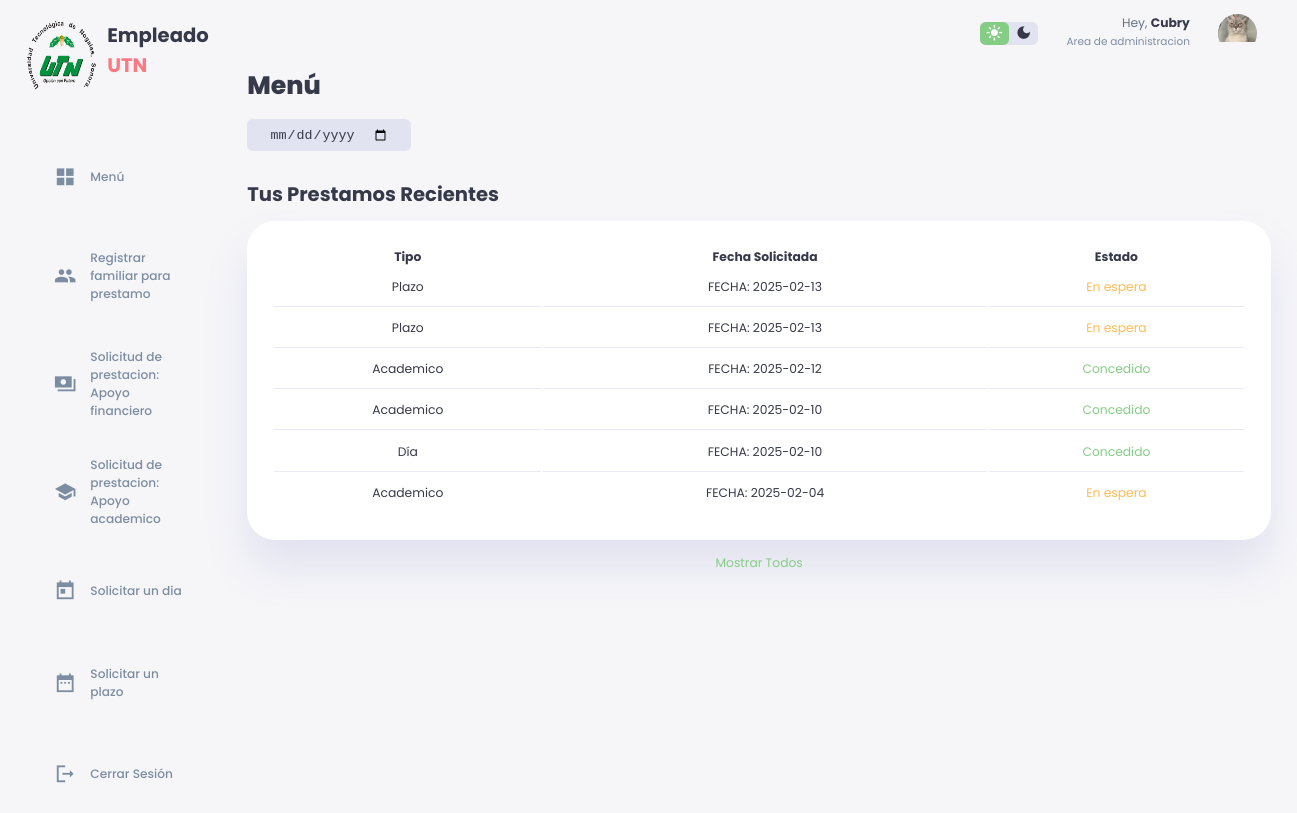
Screenshot of /indexEmpleado.php (signed in) with the database file from the repository.
### tables this page shows
CREATE TABLE `empleado_prestacion` (
  `Numero_Empleado` int(11) NOT NULL,
  `Id_Prestacion` int(11) NOT NULL,
  `Tipo` varchar(40) NOT NULL,
  `Fecha_Solicitada` date NOT NULL DEFAULT current_timestamp(),
  `Fecha_Otorgada` date DEFAULT NULL
);

### indexEmpleado.php (the view, shortened to what this page needs)
<?php
require_once("conn.php");
?>
<!DOCTYPE html>
<html lang="en">
<head>
    <link rel="stylesheet" href="./styleEmpleado.css">
</head>
<body>
    <div class="container">
        <aside>
            <div class="top">
                <div class="logo">
                        <img src="./images/logo.png.png">
                        <h2>Empleado<span class="danger">
                            UTN</span> </h2>
                </div>
            </div>
            <div class="sidebar">
                <a href="#">
                    <span class="material-icons-sharp">grid_view</span>
                    <h3>Menú</h3>
                </a>
                <a href="registrarfamiliares.php">
                    <span class="material-icons-sharp">people</span>
                    <h3>Registrar familiar para prestamo</h3>
                </a>
                <a href="SOLICITUDprestacionesfinancieras.php">
                    <span class="material-icons-sharp">payments</span>
                    <h3>Solicitud de prestacion: Apoyo financiero</h3>
                </a>
                <a href="SOLICITUDprestacionapoyoacademico.php">
                    <span class="material-icons-sharp">school</span>
                    <h3>Solicitud de prestacion: Apoyo academico</h3>
                </a>
                <a href="SOLICITUDprestaciondia.php">
                    <span class="material-icons-sharp">today</span>
                    <h3>Solicitar un dia</h3>
                </a>
                <a href="SOLICITUDprestacionplazo.php">
                    <span class="material-icons-sharp">date_range</span>
                    <h3>Solicitar un plazo</h3>
                </a>
                <a href="#" onclick="event.preventDefault(); document.getElementById('logout-form').submit();">
                    <span class="material-icons-sharp">logout</span>
                    <h3>Cerrar Sesión</h3>
                </a>
            </div>
        </aside>
    <div class="contenido">
        <div class="top">
                <div class="theme-toggler">
                    <span class="material-icons-sharp active">light_mode</span>
                    <span class="material-icons-sharp">dark_mode</span>
                </div>
                <div class="profile">
                    <div class="info">
                    <?php
                    echo '<p>Hey, <b>'.htmlspecialchars($_SESSION['Nombre_Empleado']).'</b></p>
                        <small class="text-muted">'.htmlspecialchars($_SESSION['Area']).'</small>';
                    ?>
                    </div>
                    <div class="profile-photo">
                        <img src="./images/profile-1.jpg.jpeg">
                    </div>
                </div>
        </div>
        <main>
            <h1>Menú</h1>
            <div class="date">
                <input type="date">
            </div>
            <div class="prestamos-recientes">
                <h2>Tus Prestamos Recientes</h2>
                <table>
                    <thead>
                        <tr>
                    <th>Tipo</th>
                    <th>Fecha Solicitada</th>
                    <th>Estado</th>
                    </thead>
                    <tbody>
            <?php
                    $querySPR = $conn->prepare("SELECT * FROM empleado_prestacion WHERE Numero_Empleado = ? ORDER BY Fecha_Solicitada DESC LIMIT 6");
                    $querySPR->bind_param("i", $_SESSION['Numero_Empleado']);
                    $querySPR->execute();
                    $resultSPR = $querySPR->get_result();
                    while($rowSPR = $resultSPR->fetch_assoc())
                    {
                      echo "<div class='benefits-container'>";
                      echo "<td>".$rowSPR['Tipo']."</td>";
                      echo "<td>FECHA: ".$rowSPR['Fecha_Solicitada']."</td>";
                        if (is_null($rowSPR['Fecha_Otorgada']))
                        {
                            echo "<td class=".'warning'.">En espera</td>";
                        }
                        else
                        {
                            echo "<td class=".'success'.">Concedido</td>";
                        }
                    }
            ?>
                    </tbody>
                </table>
                <a href="">Mostrar Todos</a>
            </div>
        </main>
    </div>
</div>
</body>
</html>

### styleEmpleado.css (style rules this page uses)
:root { --color-primary: #85cd85; --color-danger: #ff7782; --color-success: #85cd85; --color-warning: #ffbb55; --color-white: #fff; --color-info-dark: #7d8da1; --color-info-light: #dce1eb; --color-dark: #363949; --color-light: rgba(132, 139, 200, 0.18); --color-primary-variant: #111e88; --color-dark-variant: #677483; --color-background: #f6f6f9; --card-border-radius: 2rem; --border-radius-1: 0.4rem; --border-radius-2: 0.8rem; --border-radius-3: 1.2rem; --card-padding: 1.8rem; --padding-1: 1.2rem; --box-shadow: 0 2rem 3rem var(--color-light) }
* { margin: 0; padding: 0; outline: 0; appearance: 0; border: 0; text-decoration: none; list-style: none; box-sizing: border-box; }
html { font-size: 14px; }
body { width: 100vw; height: 100vh; font-family: poppins, sans-serif; font-size: 0.88rem; background: var(--color-background); user-select: none; overflow-x: hidden; color: var(--color-dark); }
.container { display: grid; width: 96%; margin: 0 auto; gap: 1.8rem; grid-template-columns: 14rem auto; }
a { color: var(--color-dark); }
img { display: block; width: 100%; }
h1 { font-weight: 800; font-size: 1.8rem; }
h2 { font-size: 1.4rem; }
h3 { font-size: 0.87rem; }
small { font-size: 0.75rem; }
.profile-photo { width: 2.8rem; height: 2.8rem; border-radius: 50%; overflow: hidden; }
.text-muted { color: var(--color-info-dark); }
p { color: var(--color-dark-variant); }
b { color: var(--color-dark); }
.danger { color: var(--color-danger); }
.success { color: var(--color-success); }
.warning { color: var(--color-warning); }
aside { height: 100vh; }
aside .top { display: flex; align-items: center; justify-content: space-between; margin-top: 1.4rem; }
aside .logo { display: flex; gap: 0.8rem; }
aside .logo img { width: 5rem; height: 5rem; }
aside .sidebar { display: flex; flex-direction: column; height: 86vh; position: relative; top: 3rem; }
aside h3 { font-weight: 500; }
aside .sidebar a { display: flex; color: var(--color-info-dark); margin: 2rem; gap: 1rem; align-items: center; position: relative; height: 3.7rem; transition: all 300 ease; }
aside .sidebar a span { font-size: 1.6rem; transition: all 300ms ease; }
.contenido .top { display: flex; justify-content: flex-end; align-items: center; padding: 1rem; background: transparent; border-radius: var(--border-radius-2); margin-bottom: 0; }
.contenido .top { display: flex; justify-content: end; gap: 2rem; }
.contenido .theme-toggler { background-color: var(--color-light); display: flex; justify-content: space-between; align-items: center; height: 1.6rem; width: 4.2rem; cursor: pointer; border-radius: var(--border-radius-1); }
.contenido .theme-toggler span { font-size: 1.2rem; width: 50%; height: 100%; display: flex; align-items: center; justify-content: center; }
.contenido .theme-toggler span.active { background: var(--color-primary); color: white; border-radius: var(--border-radius-1); }
.contenido .top .profile { display: flex; gap: 2rem; text-align: right; }
main .date { display: inline-block; background: var(--color-light); border-radius: var(--border-radius-1); margin-top: 1rem; padding: 0.5rem 1.6rem; }
main .date input { background: transparent; color: var(--color-dark); }
main .prestamos-recientes { margin-top: 2rem; }
main .prestamos-recientes h2 { margin-bottom: 0.8rem; }
main .prestamos-recientes a { text-align: center; display: block; margin: 1rem auto; color: var(--color-primary); }
main .prestamos-recientes table { background: var(--color-white); width: 100%; border-radius: var(--card-border-radius); padding: var(--card-padding); text-align: center; box-shadow: var(--box-shadow); transition: all 300ms ease; justify-content: center; }
main table tbody td { height: 2.8rem; border-bottom: 1px solid var(--color-light); color: var(--color-dark-variants); }
main table tbody tr:last-child td { border: none; }

### rows the page displays
empleado_prestacion: Tipo "Plazo", Fecha_Solicitada "2025-02-13", shows "En espera"
empleado_prestacion: Tipo "Plazo", Fecha_Solicitada "2025-02-13", shows "En espera"
empleado_prestacion: Tipo "Academico", Fecha_Solicitada "2025-02-12", Fecha_Otorgada "Concedido"
empleado_prestacion: Tipo "Academico", Fecha_Solicitada "2025-02-10", Fecha_Otorgada "Concedido"
empleado_prestacion: Tipo "Día", Fecha_Solicitada "2025-02-10", Fecha_Otorgada "Concedido"
empleado_prestacion: Tipo "Academico", Fecha_Solicitada "2025-02-04", shows "En espera"

### other values shown
$_SESSION['Nombre_Empleado'] "Cubry"
$_SESSION['Area'] "Area de administracion"
